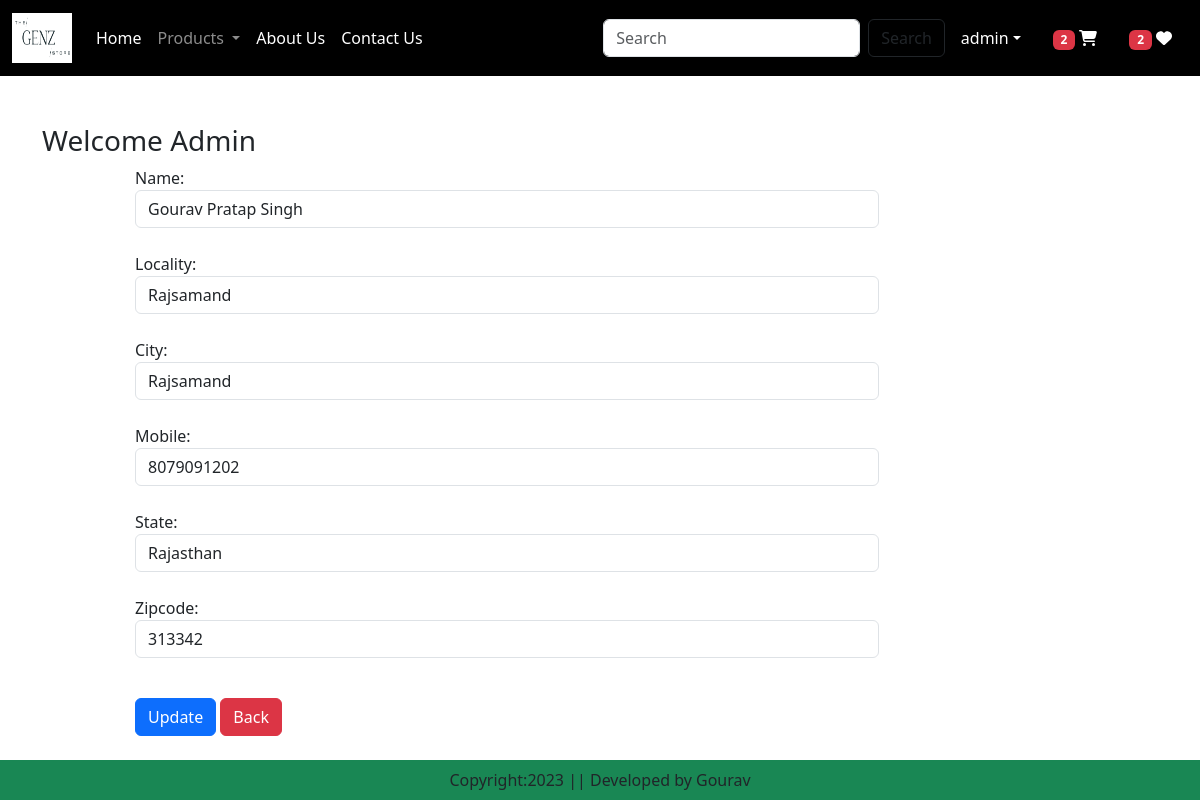
The app's page /updateAddress/2 (signed in) with its own data.
### app/models.py (models this page shows, shortened)
class Customer(models.Model):
    user = models.ForeignKey(User, on_delete=models.CASCADE)
    name = models.CharField(max_length=200)
    locality = models.CharField(max_length=200)
    city = models.CharField(max_length=200)
    mobile = models.IntegerField(default=0)
    zipcode = models.IntegerField()
    state = models.CharField(choices = STATE_CHOICES, max_length=100)

### app/views.py (the view, shortened to what this page needs)
# urls.py: path('updateAddress/<int:pk>', views.updateAddress.as_view(), name="updateAddress"),
@method_decorator(login_required, name='dispatch')
class updateAddress(View):
    def get(self,request,pk):
        add = Customer.objects.get(pk=pk)
        form = CustomerProfileForm(instance = add)
        totalitem = 0
        wishitem=0
        if request.user.is_authenticated:
            totalitem = len(Cart.objects.filter(user=request.user))
            wishitem = len(Wishlist.objects.filter(user=request.user))
        return render(request, "app/updateAddress.html", locals())

### app/forms.py
class CustomerProfileForm(forms.ModelForm):
    class Meta:
        model = Customer
        fields=['name','locality','city','mobile','state','zipcode']
        widgets = {
            'name' : forms.TextInput(attrs={'class':'form-control'}),
            'locality' : forms.TextInput(attrs={'class':'form-control'}),
            'city' : forms.TextInput(attrs={'class':'form-control'}),
            'mobile' : forms.NumberInput(attrs={'class':'form-control'}),
            'state' : forms.Select(attrs={'class':'form-control'}),
            'zipcode' : forms.NumberInput(attrs={'class':'form-control'}),
        }

### app/templates/app/updateAddress.html (shortened to what this page needs)
{% extends 'app/base.html' %}
{% load static %}
{% block main-content %}
    <div class="container my-5">
        <div class="row">
            <h3>Welcome <span class="text-capitalize">{{request.user}}</span></h3>
        </div>
        <div class="col-sm-8 offset-sm-1">
            <form action="" method="post">
                {% for fm in form %}
                    {{fm.label_tag}} {{fm}} <small class="text-danger">{{fm.errors | striptags}}</small> <br>
                {% endfor %}
                <div class="col-12 mt-3">
                    <button type="submit" class="btn btn-primary">Update</button>
                    <a href="{% url 'address' %}" type="button" class="btn btn-danger">Back</a>
                </div>
            </form>
        </div>
    </div>
{% endblock main-content%}

### app/templates/app/base.html (shortened to what this page needs)
<!DOCTYPE html>
{% load static %}
<html lang="en">
<head>
    <link href="https://cdn.jsdelivr.net/npm/bootstrap@5.3.1/dist/css/bootstrap.min.css" rel="stylesheet">
    <link href="//maxcdn.bootstrapcdn.com/font-awesome/4.1.0/css/font-awesome.min.css" rel="stylesheet">
    <link rel="stylesheet" href="{% static 'app/css/owl.carousel.min.css' %}">
    <link rel="stylesheet" href="{% static 'app/css/all.min.css' %}">
    <link rel="stylesheet" href="{% static 'app/css/style.css' %}">
</head>
<body>
    <nav class="navbar navbar-expand-lg navbar-dark bg-black">
        <div class="container-fluid">
          <a class="navbar-brand" href="#"><img src="{% static 'app/images/logo.png' %}" width="60", height = "50"></a>
          <div class="collapse navbar-collapse" id="navbarSupportedContent">
            <ul class="navbar-nav me-auto mb-2 mb-lg-0">
              {% if request.user.is_authenticated %}
              <li class="nav-item">
                <a class="nav-link active" aria-current="page" href="/">Home</a>
              </li>
              <li class="nav-item dropdown">
                <a class="nav-link dropdown-toggle" href="#" role="button" data-bs-toggle="dropdown" aria-expanded="false">
                  Products
                </a>
              </li>
              <li class="nav-item">
                <a class="nav-link text-white" href="{% url 'about' %}">About Us</a>
              </li>
              <li class="nav-item">
                <a class="nav-link text-white" href="{% url 'contact' %}">Contact Us</a>
              </li>
            </ul>
            <form class="d-flex" role="search" action="/search">
              <input class="form-control me-2" type="search" placeholder="Search" name="search" aria-label="Search">
              <button class="btn btn-outline-dark" type="submit">Search</button>
            </form>
          </div>
          <ul class="navbar-nav me-auto mb-2 mb-lg-0">
            <li class="nav-item dropdown mx-2">
                <a class="nav-link dropdown-toggle text-white" href="#" id="profileDropdown" role="button" data-bs-toggle="dropdown" aria-expanded="false">{{request.user}}</a>
            </li>
            <li class="nav-item mx-2">
                <a href="{% url 'showcart' %}" class="nav-link text-white">{% if totalitem > 0 %} <span class="badge bg-danger"> {{totalitem}} </span>{% endif %} <i class="fa fa-shopping-cart"></i></a>
            </li>
            <li class="nav-item mx-2">
                <a href="{% url 'showwishlist' %}" class="nav-link text-white">{% if wishitem > 0 %} <span class="badge bg-danger"> {{wishitem}} </span>  {% endif %} <i class="fa fa-heart"></i></a>
            </li>
            {% endif %}
          </ul>
        </div>
    </nav>
    {% block main-content %}{% endblock main-content %}
    <footer class="container-fluid bg-success fixed-bottom text-center p-2 mt-5">
        Copyright:2023 || Developed by Gourav
    </footer>
</body>
</html>

### records on screen
Customer: form "Gourav Pratap Singh" "Rajsamand" "Rajsamand" "8079091202" "Rajasthan" "313342"

### other values on screen
{{ request.user }} "admin"
{{ totalitem }} "2"
{{ wishitem }} "2"
{{ request.user }} "Admin"
{{ fm.label_tag }} "Name:" "Locality:" "City:" "Mobile:" "State:" "Zipcode:"
